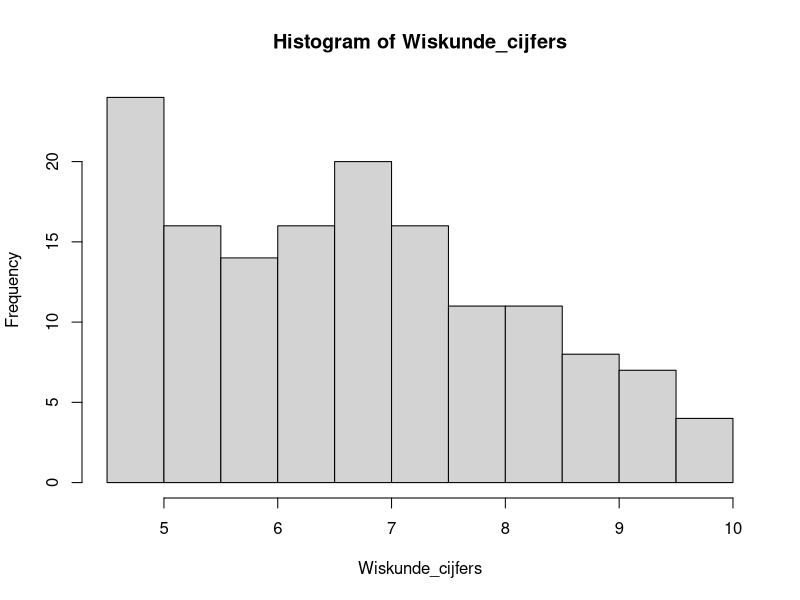

The R source for this figure:
## ---- chunk 1
knitr::opts_chunk$set(echo = TRUE)
#opties voor themes: spacelab, readable, united, yeti
## ---- chunk 2
## inladen packages

## aanmaken dummydata
set.seed(0)
decimalen <- 2 * rnorm(160, 7.0, 1.9)
Wiskunde_cijfers <- (0.5 * round(decimalen))[decimalen <= 20 & decimalen >= 9]
## ---- chunk 3
hist(Wiskunde_cijfers)
## ---- chunk 4
x <-rnorm(230)
#ks.test(Wiskunde_cijfers, x)
## ---- chunk 5
shapiro.test(Wiskunde_cijfers)
## ---- chunk 6
t.test(Wiskunde_cijfers, mu = 6.9) # testen of het gemiddelde van onze studenten afwijkt van het landelijk gemiddelde (6.9)
